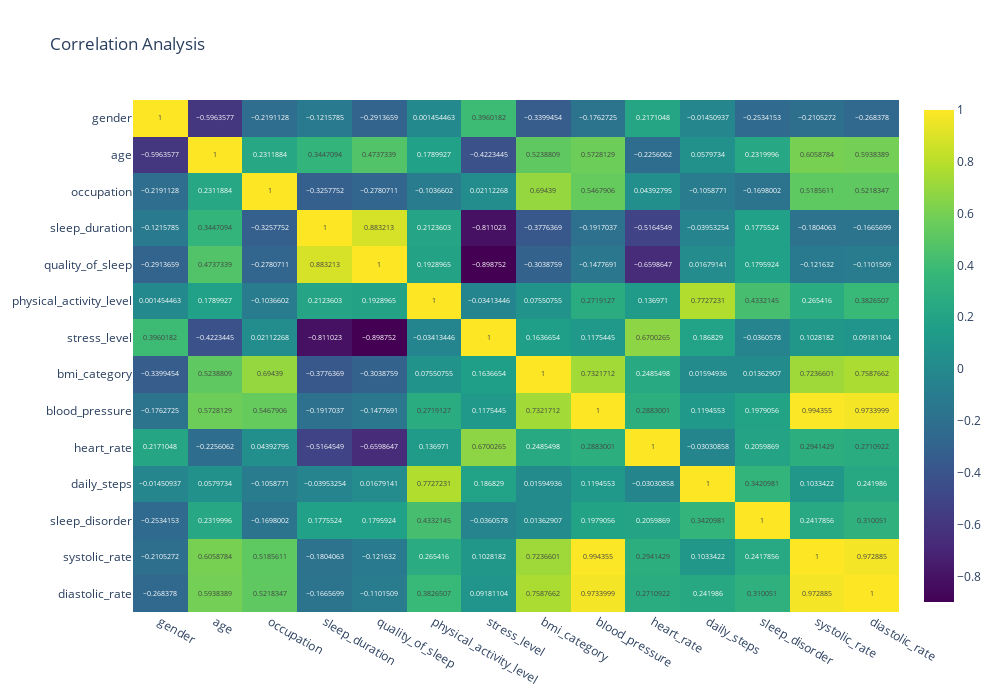
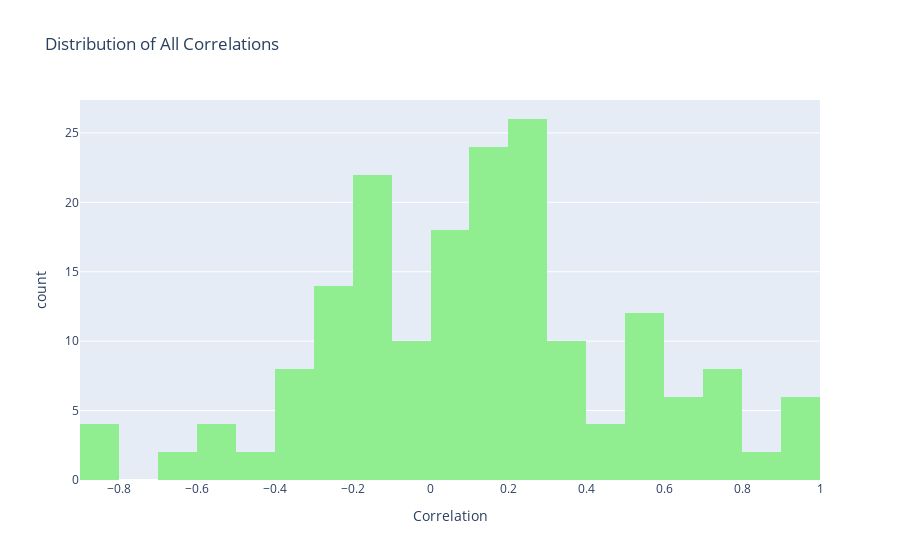
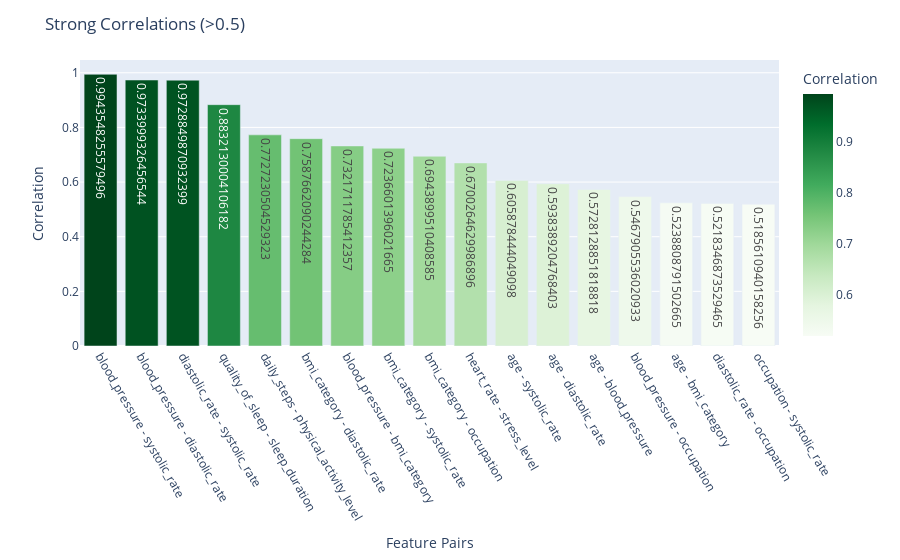
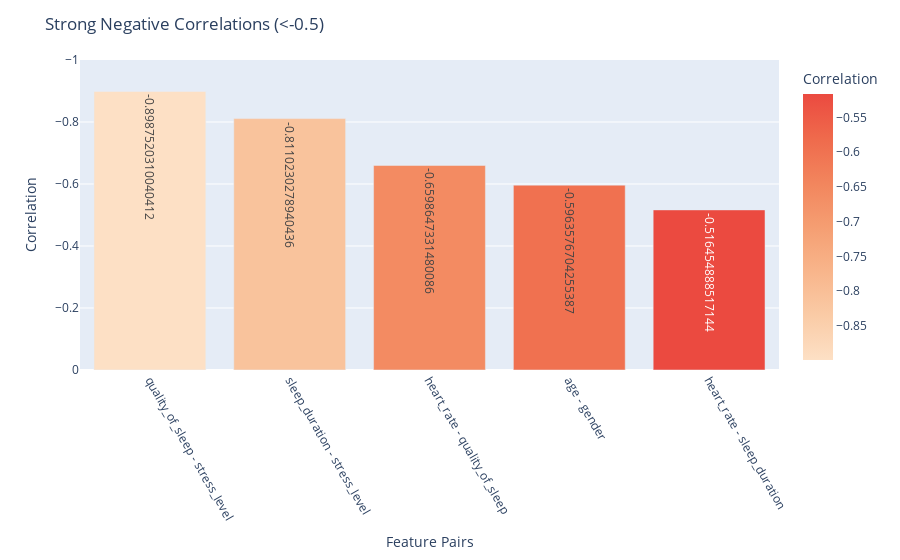

The notebook cell saved with these charts, in order:
### Markdown cell above
<div style="
      position: absolute;
      top: 50%;
      left: 62%;
      transform: translate(-50%, -50%);
      color: white;
      font-size: 20px;
  ">
    EDA Analysis Section
  </div> <img src= "assets/bichon.png" style="height:75px;width:75px"/>

### Code cell
#correlation mapping between features 
correlation_df = df.copy()

#remove person_id column
correlation_df.drop(columns=['person_id'],inplace=True)

#convert text based values into numerical features
for col in correlation_df.select_dtypes(include=['object']).columns:
    correlation_df[col] = LabelEncoder().fit_transform(correlation_df[col].astype(str))

#since most features' values are evenly distributed, use 'Pearson'
corr_matrix = correlation_df.corr(method='pearson')
fig = px.imshow(corr_matrix,x=corr_matrix.columns,y=corr_matrix.index,text_auto=True,
                color_continuous_scale='viridis',aspect='auto',title='Correlation Analysis')
fig.update_layout(height=700,width=1000)
fig.show()

#finding pairs of correlation that exceeds 0.5 but not self-correlation
corr_pairs = corr_matrix.unstack()
strong_corr = corr_pairs[(corr_pairs > 0.5) & (corr_pairs < 1)]
strong_corr = strong_corr.sort_values(ascending=False)

#split into columns and remove duplicate feature combination
strong_corr = strong_corr.reset_index()
strong_corr.columns = ['Feature1','Feature2','Correlation']
strong_corr = strong_corr[strong_corr['Feature1'] < strong_corr['Feature2']]
#print(strong_corr)

#plotting strong correlations > 0.5
strong_corr['pair'] = strong_corr['Feature1'] + " - " + strong_corr['Feature2']
fig_bar = px.bar(
    strong_corr,
    x='pair',
    y='Correlation',
    text='Correlation',
    color='Correlation',
    color_continuous_scale='Greens'
)
fig_bar.update_layout(title='Strong Correlations (>0.5)',
                      xaxis_title='Feature Pairs',
                      yaxis_title='Correlation',
                      xaxis_tickangle=60)

#plotting overall correlation distribution among features
all_corr = corr_matrix.unstack().reset_index()
all_corr.columns = ['Feature1','Feature2','Correlation']
all_corr = all_corr[all_corr['Feature1'] != all_corr['Feature2']]

fig_hist = px.histogram(
    all_corr,
    x='Correlation',
    nbins=20,
    title='Distribution of All Correlations',
    color_discrete_sequence=['lightgreen']
)

fig_hist.show()
fig_bar.show()

#strong negative correlations
corr_pairs = corr_matrix.unstack()
neg_corr = corr_pairs[corr_pairs < -0.5]
neg_corr = neg_corr.sort_values(ascending=True)
neg_corr = neg_corr.reset_index()
neg_corr.columns = ['Feature1','Feature2','Correlation']
neg_corr = neg_corr[neg_corr['Feature1'] < neg_corr['Feature2']]
#print(neg_corr)

#plotting strong negative correlations < -0.5
neg_corr['pair'] = neg_corr['Feature1'] + " - " + neg_corr['Feature2']
fig_bar = px.bar(
    neg_corr,
    x='pair',
    y='Correlation',
    text='Correlation',
    color='Correlation',
    color_continuous_scale='Peach'
)
fig_bar.update_layout(title='Strong Negative Correlations (<-0.5)',
                      xaxis_title='Feature Pairs',
                      yaxis_title='Correlation',
                      xaxis_tickangle=60,
                      yaxis=dict(range=[0, -1]))

### Figure 1 — Plotly figure (JSON) as saved in the notebook; plotly's stock layout.template omitted (floating-point values rounded to 4 significant figures; data arrays with more than 128 entries replaced by an {"elided": "..."} marker saying what was removed)
{"data": [{"coloraxis": "coloraxis", "hovertemplate": "x: %{x}<br>y: %{y}<br>color: %{z}<extra></extra>", "name": "0", "texttemplate": "%{z}", "type": "heatmap", "x": ["gender", "age", "occupation", "sleep_duration", "quality_of_sleep", "physical_activity_level", "stress_level", "bmi_category", "blood_pressure", "heart_rate", "daily_steps", "sleep_disorder", "systolic_rate", "diastolic_rate"], "xaxis": "x", "y": ["gender", "age", "occupation", "sleep_duration", "quality_of_sleep", "physical_activity_level", "stress_level", "bmi_category", "blood_pressure", "heart_rate", "daily_steps", "sleep_disorder", "systolic_rate", "diastolic_rate"], "yaxis": "y", "z": {"elided": "14x14 float values"}}], "layout": {"coloraxis": {"colorscale": [[0, "#440154"], [0.1111, "#482878"], [0.2222, "#3e4989"], [0.3333, "#31688e"], [0.4444, "#26828e"], [0.5556, "#1f9e89"], [0.6667, "#35b779"], [0.7778, "#6ece58"], [0.8889, "#b5de2b"], [1, "#fde725"]]}, "height": 700, "title": {"text": "Correlation Analysis"}, "width": 1000, "xaxis": {"anchor": "y", "domain": [0, 1]}, "yaxis": {"anchor": "x", "autorange": "reversed", "domain": [0, 1]}}}

### Figure 2 — Plotly figure (JSON) as saved in the notebook; plotly's stock layout.template omitted (floating-point values rounded to 4 significant figures; data arrays with more than 128 entries replaced by an {"elided": "..."} marker saying what was removed)
{"data": [{"bingroup": "x", "hovertemplate": "Correlation=%{x}<br>count=%{y}<extra></extra>", "legendgroup": "", "marker": {"color": "lightgreen", "pattern": {"shape": ""}}, "name": "", "nbinsx": 20, "orientation": "v", "showlegend": false, "type": "histogram", "x": {"elided": "182 float values"}, "xaxis": "x", "yaxis": "y"}], "layout": {"barmode": "relative", "legend": {"tracegroupgap": 0}, "title": {"text": "Distribution of All Correlations"}, "xaxis": {"anchor": "y", "domain": [0, 1], "title": {"text": "Correlation"}}, "yaxis": {"anchor": "x", "domain": [0, 1], "title": {"text": "count"}}}}

### Figure 3 — Plotly figure (JSON) as saved in the notebook; plotly's stock layout.template omitted (floating-point values rounded to 4 significant figures)
{"data": [{"hovertemplate": "pair=%{x}<br>Correlation=%{marker.color}<extra></extra>", "legendgroup": "", "marker": {"color": [0.9944, 0.9734, 0.9729, 0.8832, 0.7727, 0.7588, 0.7322, 0.7237, 0.6944, 0.67, 0.6059, 0.5938, 0.5728, 0.5468, 0.5239, 0.5218, 0.5186], "coloraxis": "coloraxis", "pattern": {"shape": ""}}, "name": "", "orientation": "v", "showlegend": false, "text": [0.9944, 0.9734, 0.9729, 0.8832, 0.7727, 0.7588, 0.7322, 0.7237, 0.6944, 0.67, 0.6059, 0.5938, 0.5728, 0.5468, 0.5239, 0.5218, 0.5186], "textposition": "auto", "type": "bar", "x": ["blood_pressure - systolic_rate", "blood_pressure - diastolic_rate", "diastolic_rate - systolic_rate", "quality_of_sleep - sleep_duration", "daily_steps - physical_activity_level", "bmi_category - diastolic_rate", "blood_pressure - bmi_category", "bmi_category - systolic_rate", "bmi_category - occupation", "heart_rate - stress_level", "age - systolic_rate", "age - diastolic_rate", "age - blood_pressure", "blood_pressure - occupation", "age - bmi_category", "diastolic_rate - occupation", "occupation - systolic_rate"], "xaxis": "x", "y": [0.9944, 0.9734, 0.9729, 0.8832, 0.7727, 0.7588, 0.7322, 0.7237, 0.6944, 0.67, 0.6059, 0.5938, 0.5728, 0.5468, 0.5239, 0.5218, 0.5186], "yaxis": "y"}], "layout": {"barmode": "relative", "coloraxis": {"colorbar": {"title": {"text": "Correlation"}}, "colorscale": [[0, "rgb(247,252,245)"], [0.125, "rgb(229,245,224)"], [0.25, "rgb(199,233,192)"], [0.375, "rgb(161,217,155)"], [0.5, "rgb(116,196,118)"], [0.625, "rgb(65,171,93)"], [0.75, "rgb(35,139,69)"], [0.875, "rgb(0,109,44)"], [1, "rgb(0,68,27)"]]}, "legend": {"tracegroupgap": 0}, "margin": {"t": 60}, "title": {"text": "Strong Correlations (>0.5)"}, "xaxis": {"anchor": "y", "domain": [0, 1], "tickangle": 60, "title": {"text": "Feature Pairs"}}, "yaxis": {"anchor": "x", "domain": [0, 1], "title": {"text": "Correlation"}}}}

### Figure 4 — Plotly figure (JSON) as saved in the notebook; plotly's stock layout.template omitted (floating-point values rounded to 4 significant figures)
{"data": [{"hovertemplate": "pair=%{x}<br>Correlation=%{marker.color}<extra></extra>", "legendgroup": "", "marker": {"color": [-0.8988, -0.811, -0.6599, -0.5964, -0.5165], "coloraxis": "coloraxis", "pattern": {"shape": ""}}, "name": "", "orientation": "v", "showlegend": false, "text": [-0.8988, -0.811, -0.6599, -0.5964, -0.5165], "textposition": "auto", "type": "bar", "x": ["quality_of_sleep - stress_level", "sleep_duration - stress_level", "heart_rate - quality_of_sleep", "age - gender", "heart_rate - sleep_duration"], "xaxis": "x", "y": [-0.8988, -0.811, -0.6599, -0.5964, -0.5165], "yaxis": "y"}], "layout": {"barmode": "relative", "coloraxis": {"colorbar": {"title": {"text": "Correlation"}}, "colorscale": [[0, "rgb(253, 224, 197)"], [0.1667, "rgb(250, 203, 166)"], [0.3333, "rgb(248, 181, 139)"], [0.5, "rgb(245, 158, 114)"], [0.6667, "rgb(242, 133, 93)"], [0.8333, "rgb(239, 106, 76)"], [1, "rgb(235, 74, 64)"]]}, "legend": {"tracegroupgap": 0}, "margin": {"t": 60}, "title": {"text": "Strong Negative Correlations (<-0.5)"}, "xaxis": {"anchor": "y", "domain": [0, 1], "tickangle": 60, "title": {"text": "Feature Pairs"}}, "yaxis": {"anchor": "x", "domain": [0, 1], "range": [0, -1], "title": {"text": "Correlation"}}}}
